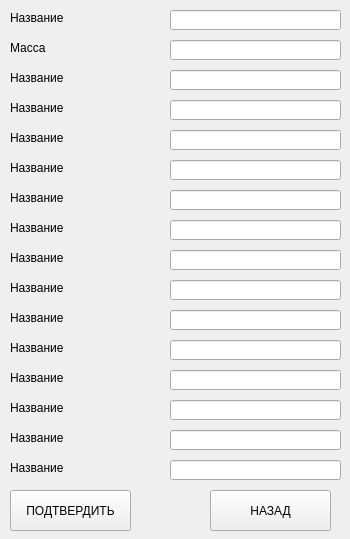
<?xml version="1.0" encoding="UTF-8"?>
<ui version="4.0">
 <class>Form</class>
 <widget class="QWidget" name="Form">
  <property name="geometry">
   <rect>
    <x>0</x>
    <y>0</y>
    <width>350</width>
    <height>539</height>
   </rect>
  </property>
  <property name="windowTitle">
   <string>Form</string>
  </property>
  <widget class="QPushButton" name="backButton">
   <property name="geometry">
    <rect>
     <x>210</x>
     <y>490</y>
     <width>121</width>
     <height>41</height>
    </rect>
   </property>
   <property name="text">
    <string>НАЗАД</string>
   </property>
  </widget>
  <widget class="QPushButton" name="submitButton">
   <property name="geometry">
    <rect>
     <x>10</x>
     <y>490</y>
     <width>121</width>
     <height>41</height>
    </rect>
   </property>
   <property name="text">
    <string>ПОДТВЕРДИТЬ</string>
   </property>
  </widget>
  <widget class="QLineEdit" name="food_label">
   <property name="geometry">
    <rect>
     <x>170</x>
     <y>10</y>
     <width>171</width>
     <height>20</height>
    </rect>
   </property>
  </widget>
  <widget class="QLabel" name="label">
   <property name="geometry">
    <rect>
     <x>10</x>
     <y>10</y>
     <width>121</width>
     <height>16</height>
    </rect>
   </property>
   <property name="text">
    <string>Название</string>
   </property>
  </widget>
  <widget class="QLabel" name="label_2">
   <property name="geometry">
    <rect>
     <x>10</x>
     <y>40</y>
     <width>121</width>
     <height>16</height>
    </rect>
   </property>
   <property name="text">
    <string>Масса</string>
   </property>
  </widget>
  <widget class="QLineEdit" name="food_label_2">
   <property name="geometry">
    <rect>
     <x>170</x>
     <y>40</y>
     <width>171</width>
     <height>20</height>
    </rect>
   </property>
  </widget>
  <widget class="QLabel" name="label_3">
   <property name="geometry">
    <rect>
     <x>10</x>
     <y>70</y>
     <width>121</width>
     <height>16</height>
    </rect>
   </property>
   <property name="text">
    <string>Название</string>
   </property>
  </widget>
  <widget class="QLineEdit" name="food_label_3">
   <property name="geometry">
    <rect>
     <x>170</x>
     <y>70</y>
     <width>171</width>
     <height>20</height>
    </rect>
   </property>
  </widget>
  <widget class="QLabel" name="label_4">
   <property name="geometry">
    <rect>
     <x>10</x>
     <y>100</y>
     <width>121</width>
     <height>16</height>
    </rect>
   </property>
   <property name="text">
    <string>Название</string>
   </property>
  </widget>
  <widget class="QLineEdit" name="food_label_4">
   <property name="geometry">
    <rect>
     <x>170</x>
     <y>100</y>
     <width>171</width>
     <height>20</height>
    </rect>
   </property>
  </widget>
  <widget class="QLabel" name="label_5">
   <property name="geometry">
    <rect>
     <x>10</x>
     <y>130</y>
     <width>121</width>
     <height>16</height>
    </rect>
   </property>
   <property name="text">
    <string>Название</string>
   </property>
  </widget>
  <widget class="QLineEdit" name="food_label_5">
   <property name="geometry">
    <rect>
     <x>170</x>
     <y>130</y>
     <width>171</width>
     <height>20</height>
    </rect>
   </property>
  </widget>
  <widget class="QLabel" name="label_6">
   <property name="geometry">
    <rect>
     <x>10</x>
     <y>160</y>
     <width>121</width>
     <height>16</height>
    </rect>
   </property>
   <property name="text">
    <string>Название</string>
   </property>
  </widget>
  <widget class="QLineEdit" name="food_label_6">
   <property name="geometry">
    <rect>
     <x>170</x>
     <y>160</y>
     <width>171</width>
     <height>20</height>
    </rect>
   </property>
  </widget>
  <widget class="QLabel" name="label_7">
   <property name="geometry">
    <rect>
     <x>10</x>
     <y>190</y>
     <width>121</width>
     <height>16</height>
    </rect>
   </property>
   <property name="text">
    <string>Название</string>
   </property>
  </widget>
  <widget class="QLineEdit" name="food_label_7">
   <property name="geometry">
    <rect>
     <x>170</x>
     <y>190</y>
     <width>171</width>
     <height>20</height>
    </rect>
   </property>
  </widget>
  <widget class="QLabel" name="label_8">
   <property name="geometry">
    <rect>
     <x>10</x>
     <y>220</y>
     <width>121</width>
     <height>16</height>
    </rect>
   </property>
   <property name="text">
    <string>Название</string>
   </property>
  </widget>
  <widget class="QLineEdit" name="food_label_8">
   <property name="geometry">
    <rect>
     <x>170</x>
     <y>220</y>
     <width>171</width>
     <height>20</height>
    </rect>
   </property>
  </widget>
  <widget class="QLabel" name="label_9">
   <property name="geometry">
    <rect>
     <x>10</x>
     <y>250</y>
     <width>121</width>
     <height>16</height>
    </rect>
   </property>
   <property name="text">
    <string>Название</string>
   </property>
  </widget>
  <widget class="QLineEdit" name="food_label_9">
   <property name="geometry">
    <rect>
     <x>170</x>
     <y>250</y>
     <width>171</width>
     <height>20</height>
    </rect>
   </property>
  </widget>
  <widget class="QLabel" name="label_10">
   <property name="geometry">
    <rect>
     <x>10</x>
     <y>280</y>
     <width>121</width>
     <height>16</height>
    </rect>
   </property>
   <property name="text">
    <string>Название</string>
   </property>
  </widget>
  <widget class="QLineEdit" name="food_label_10">
   <property name="geometry">
    <rect>
     <x>170</x>
     <y>280</y>
     <width>171</width>
     <height>20</height>
    </rect>
   </property>
  </widget>
  <widget class="QLabel" name="label_11">
   <property name="geometry">
    <rect>
     <x>10</x>
     <y>310</y>
     <width>121</width>
     <height>16</height>
    </rect>
   </property>
   <property name="text">
    <string>Название</string>
   </property>
  </widget>
  <widget class="QLineEdit" name="food_label_11">
   <property name="geometry">
    <rect>
     <x>170</x>
     <y>310</y>
     <width>171</width>
     <height>20</height>
    </rect>
   </property>
  </widget>
  <widget class="QLabel" name="label_12">
   <property name="geometry">
    <rect>
     <x>10</x>
     <y>340</y>
     <width>121</width>
     <height>16</height>
    </rect>
   </property>
   <property name="text">
    <string>Название</string>
   </property>
  </widget>
  <widget class="QLineEdit" name="food_label_12">
   <property name="geometry">
    <rect>
     <x>170</x>
     <y>340</y>
     <width>171</width>
     <height>20</height>
    </rect>
   </property>
  </widget>
  <widget class="QLabel" name="label_13">
   <property name="geometry">
    <rect>
     <x>10</x>
     <y>370</y>
     <width>121</width>
     <height>16</height>
    </rect>
   </property>
   <property name="text">
    <string>Название</string>
   </property>
  </widget>
  <widget class="QLineEdit" name="food_label_13">
   <property name="geometry">
    <rect>
     <x>170</x>
     <y>370</y>
     <width>171</width>
     <height>20</height>
    </rect>
   </property>
  </widget>
  <widget class="QLabel" name="label_14">
   <property name="geometry">
    <rect>
     <x>10</x>
     <y>400</y>
     <width>121</width>
     <height>16</height>
    </rect>
   </property>
   <property name="text">
    <string>Название</string>
   </property>
  </widget>
  <widget class="QLineEdit" name="food_label_14">
   <property name="geometry">
    <rect>
     <x>170</x>
     <y>400</y>
     <width>171</width>
     <height>20</height>
    </rect>
   </property>
  </widget>
  <widget class="QLabel" name="label_15">
   <property name="geometry">
    <rect>
     <x>10</x>
     <y>430</y>
     <width>121</width>
     <height>16</height>
    </rect>
   </property>
   <property name="text">
    <string>Название</string>
   </property>
  </widget>
  <widget class="QLineEdit" name="food_label_15">
   <property name="geometry">
    <rect>
     <x>170</x>
     <y>430</y>
     <width>171</width>
     <height>20</height>
    </rect>
   </property>
  </widget>
  <widget class="QLabel" name="label_16">
   <property name="geometry">
    <rect>
     <x>10</x>
     <y>460</y>
     <width>121</width>
     <height>16</height>
    </rect>
   </property>
   <property name="text">
    <string>Название</string>
   </property>
  </widget>
  <widget class="QLineEdit" name="food_label_16">
   <property name="geometry">
    <rect>
     <x>170</x>
     <y>460</y>
     <width>171</width>
     <height>20</height>
    </rect>
   </property>
  </widget>
 </widget>
 <resources/>
 <connections/>
</ui>
